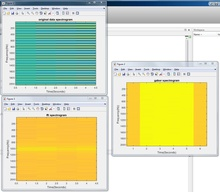
%> input picture ltfat-2.3.1-bin-win64/ltfat/mystuff/Test03(updated)spectogram.JPG, 220 x 192 px, shrunk from 1189 x 1039 before the run
$ octave --eval "result = ref_dcti_1(im2double(imread('../mystuff/Test03(updated)spectogram.JPG')));"   (GNU Octave 9; MATLAB toolbox functions it lacks are replaced by stand-ins)
%> lines starting %> are read from the running program, lines starting %| are printed output that depends on the picture; in (x1, y1, x2, y2) boxes, pixels count from 0 and x2, y2 are one past the last pixel; in counts of white or black regions, pixels touching at a corner belong together; the program's own positions count from 1
### MATLAB/ltfat-2.3.1-bin-win64/ltfat/comp/assert_sigreshape_pre.m
function [f,L,Ls,W,dim,permutedsize,order]=assert_sigreshape_pre(f,L,dim,callfun)
%ASSERT_SIGRESHAPE_PRE  Preprocess and handle dimension input.
%
%   Input parameters:
%      f            : signal, possibly ND-array
%      L            : L parameter
%      dim          : dim parameter
%      callfun      : Name of calling function
%   Output parameters:
%      f            : Input signal as matrix
%      L            : Verified L
%      Ls           : Length of signal along dimension to be processed
%      W            : Number of transforms to do.
%      dim          : Verified dim
%      permutedsize : pass to assert_sigreshape_post
%      order        : pass to assert_sigreshape_post
%
%   Url: http://ltfat.github.io/doc/comp/assert_sigreshape_pre.html

% Copyright (C) 2005-2016 Peter L. Soendergaard <peter@sonderport.dk>.
% This file is part of LTFAT version 2.3.1
%
% This program is free software: you can redistribute it and/or modify
% it under the terms of the GNU General Public License as published by
% the Free Software Foundation, either version 3 of the License, or
% (at your option) any later version.
%
% This program is distributed in the hope that it will be useful,
% but WITHOUT ANY WARRANTY; without even the implied warranty of
% MERCHANTABILITY or FITNESS FOR A PARTICULAR PURPOSE.  See the
% GNU General Public License for more details.
%
% You should have received a copy of the GNU General Public License
% along with this program.  If not, see <http://www.gnu.org/licenses/>.


if ~isnumeric(f)
  error('%s: The input must be numeric.',callfun);
end;

D=ndims(f);

% Dummy assignment.
order=1;

if isempty(dim)
  dim=1;

  if sum(size(f)>1)==1
    % We have a vector, find the dimension where it lives.
    dim=find(size(f)>1);
  end;

else
  if (numel(dim)~=1 || ~isnumeric(dim))
    error('%s: dim must be a scalar.',callfun);
  end;
  if rem(dim,1)~=0
    error('%s: dim must be an integer.',callfun);
  end;
  if (dim<1) || (dim>D)
    error('%s: dim must be in the range from 1 to %d.',callfun,D);
  end;

end;

if (numel(L)>1 || ~isnumeric(L))
  error('%s: L must be a scalar.',callfun);
end;
if (~isempty(L) && rem(L,1)~=0)
  error('%s: L must be an integer.',callfun);
end;


if dim>1
  order=[dim, 1:dim-1,dim+1:D];

  % Put the desired dimension first.
  f=permute(f,order);

end;

Ls=size(f,1);

% If L is empty it is set to be the length of the transform.
if isempty(L)
  L=Ls;
end;

% Remember the exact size for later and modify it for the new length
permutedsize=size(f);
permutedsize(1)=L;

% Reshape f to a matrix.
if ~isempty(f)
  f=reshape(f,size(f,1),numel(f)/size(f,1));
end;
W=size(f,2);

### MATLAB/ltfat-2.3.1-bin-win64/ltfat/fourier/dft.m
function f=dft(f,N,dim);
%DFT   Normalized Discrete Fourier Transform
%   Usage: f=dft(f);
%          f=dft(f,N,dim);
%
%   DFT computes a normalized or unitary discrete Fourier transform. The
%   unitary discrete Fourier transform is computed by
%
%                          L-1
%     c(k+1) = 1/sqrt(L) * sum f(l+1)*exp(-2*pi*i*k*l/L)
%                          l=0
%
%   for k=0,...,L-1.
%
%   The output of DFT is a scaled version of the output from fft. The
%   function takes exactly the same arguments as fft. See the help on fft
%   for a thorough description.
%
%   See also:  idft
%
%   Url: http://ltfat.github.io/doc/fourier/dft.html

% Copyright (C) 2005-2016 Peter L. Soendergaard <peter@sonderport.dk>.
% This file is part of LTFAT version 2.3.1
%
% This program is free software: you can redistribute it and/or modify
% it under the terms of the GNU General Public License as published by
% the Free Software Foundation, either version 3 of the License, or
% (at your option) any later version.
%
% This program is distributed in the hope that it will be useful,
% but WITHOUT ANY WARRANTY; without even the implied warranty of
% MERCHANTABILITY or FITNESS FOR A PARTICULAR PURPOSE.  See the
% GNU General Public License for more details.
%
% You should have received a copy of the GNU General Public License
% along with this program.  If not, see <http://www.gnu.org/licenses/>.

%   AUTHOR: Peter L. Søndergaard, Jordy van Velthoven
%   TESTING: TEST_DFT
%   REFERENCE: REF_DFT

complainif_argnonotinrange(nargin,1,3,mfilename);

if nargin<3
  dim=[];
end;

if nargin<2
  N=[];
end;

[f,N,Ls,W,dim,permutedsize,order]=assert_sigreshape_pre(f,N,dim,'DFT');

% Force FFT along dimension 1, since we have permuted the dimensions
% manually
f=fft(f,N,1)/sqrt(N);

f=assert_sigreshape_post(f,dim,permutedsize,order);

### ltfat-2.3.1-bin-win64/ltfat/comp/assert_sigreshape_post.m
function f=assert_sigreshape_post(f,dim,permutedsize,order)

% Restore the original, permuted shape.
%
%   Url: http://ltfat.github.io/doc/comp/assert_sigreshape_post.html

% Copyright (C) 2005-2016 Peter L. Soendergaard <peter@sonderport.dk>.
% This file is part of LTFAT version 2.3.1
%
% This program is free software: you can redistribute it and/or modify
% it under the terms of the GNU General Public License as published by
% the Free Software Foundation, either version 3 of the License, or
% (at your option) any later version.
%
% This program is distributed in the hope that it will be useful,
% but WITHOUT ANY WARRANTY; without even the implied warranty of
% MERCHANTABILITY or FITNESS FOR A PARTICULAR PURPOSE.  See the
% GNU General Public License for more details.
%
% You should have received a copy of the GNU General Public License
% along with this program.  If not, see <http://www.gnu.org/licenses/>.
f=reshape(f,permutedsize);

if dim>1
  % Undo the permutation.
  f=ipermute(f,order);
end;

### ltfat-2.3.1-bin-win64/ltfat/comp/complainif_argnonotinrange.m
function complainif_argnonotinrange(fnargin,limitlo,limithi,callfun)
% This is just a replacement for
% narginchk and nargchk
%
%   Url: http://ltfat.github.io/doc/comp/complainif_argnonotinrange.html

% Copyright (C) 2005-2016 Peter L. Soendergaard <peter@sonderport.dk>.
% This file is part of LTFAT version 2.3.1
%
% This program is free software: you can redistribute it and/or modify
% it under the terms of the GNU General Public License as published by
% the Free Software Foundation, either version 3 of the License, or
% (at your option) any later version.
%
% This program is distributed in the hope that it will be useful,
% but WITHOUT ANY WARRANTY; without even the implied warranty of
% MERCHANTABILITY or FITNESS FOR A PARTICULAR PURPOSE.  See the
% GNU General Public License for more details.
%
% You should have received a copy of the GNU General Public License
% along with this program.  If not, see <http://www.gnu.org/licenses/>.

if nargin<3
    callfun = mfilename;
end

if fnargin<limitlo || fnargin>limithi
   error('%s: Number of arguments is not in the range [%d,%d].',upper(callfun),limitlo,limithi);
end

### ltfat-2.3.1-bin-win64/ltfat/reference/ref_dcti_1.m
function c=ref_dcti_1(f)
%REF_DCTI_1  Reference Discrete Consine Transform type I
%   Usage:  c=ref_dcti_1(f);
%
%
%
%   Url: http://ltfat.github.io/doc/reference/ref_dcti_1.html

% Copyright (C) 2005-2016 Peter L. Soendergaard <peter@sonderport.dk>.
% This file is part of LTFAT version 2.3.1
%
% This program is free software: you can redistribute it and/or modify
% it under the terms of the GNU General Public License as published by
% the Free Software Foundation, either version 3 of the License, or
% (at your option) any later version.
%
% This program is distributed in the hope that it will be useful,
% but WITHOUT ANY WARRANTY; without even the implied warranty of
% MERCHANTABILITY or FITNESS FOR A PARTICULAR PURPOSE.  See the
% GNU General Public License for more details.
%
% You should have received a copy of the GNU General Public License
% along with this program.  If not, see <http://www.gnu.org/licenses/>.

L=size(f,1);
W=size(f,2);

if L==1
  c=f;
  return;
end;

R=1/sqrt(2)*[eye(L);...
	     [zeros(L-2,1),flipud(eye(L-2)),zeros(L-2,1)]];

R(1,1)=1;
R(L,L)=1;

c=R'*dft(R*f);
%> in ref_dcti_1, `R(1,1)=1;`:
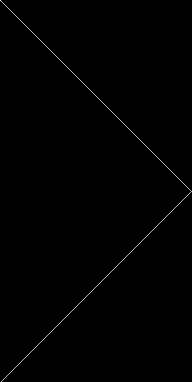
%> R: size 382x192 double; min 0, max 1, mean 0.00369
%> in ref_dcti_1, `R(L,L)=1;`: R: size 382x192 double; under 0.01% of pixels changed, all inside (x1, y1, x2, y2) = (191, 191, 192, 192)
%> in assert_sigreshape_pre, `f=reshape(f,size(f,1),numel(f)/size(f,1));`:
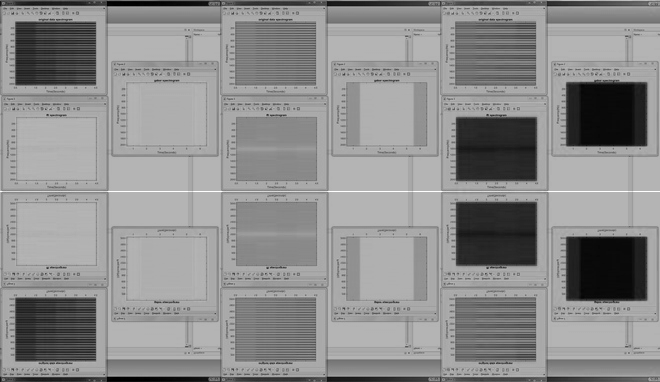
%> f: size 382x660 double; min 0, max 1, mean 0.555
%> in dft, `[f,N,Ls,W,dim,permutedsize,order]=assert_sigreshape_pre(f,N,dim,'DFT');`: N = 382; W = 660; dim = 1; permutedsize = [382 660]; order = 1
%> in ref_dcti_1, `c=R'*dft(R*f);`:
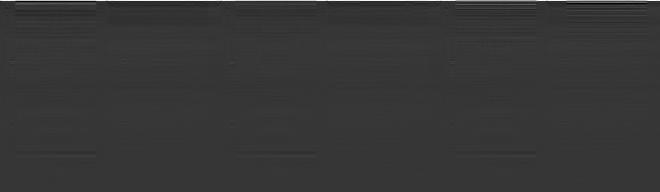
%> c: size 192x660 double; min -3.6, max 13.3, mean 0.0545; drawn with min black and max white

$ run again, on ltfat-2.3.1-bin-win64/ltfat/mystuff/Test03(updated1)spectogram.JPG
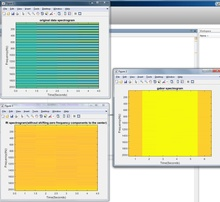
%> input picture ltfat-2.3.1-bin-win64/ltfat/mystuff/Test03(updated1)spectogram.JPG, 220 x 202 px, shrunk from 1151 x 1055 before the run
%> in ref_dcti_1, `R(1,1)=1;`:
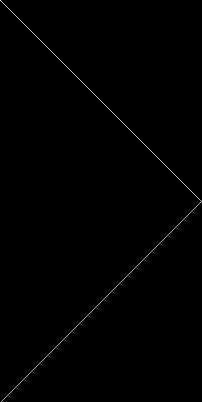
%> R: size 402x202 double; min 0, max 1, mean 0.0035
%> in assert_sigreshape_pre, `f=reshape(f,size(f,1),numel(f)/size(f,1));`:
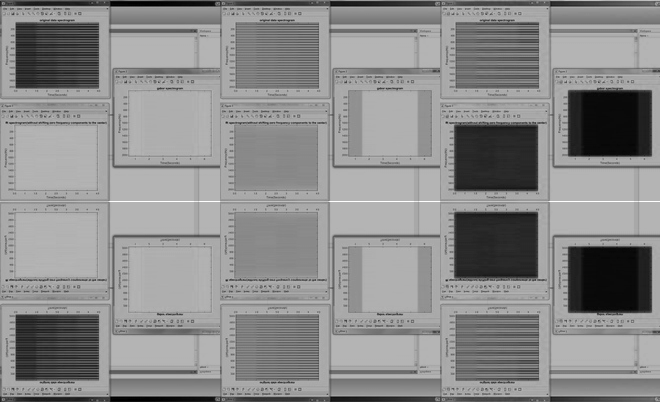
%> f: size 402x660 double; min 0, max 1, mean 0.547
%> in dft, `[f,N,Ls,W,dim,permutedsize,order]=assert_sigreshape_pre(f,N,dim,'DFT');`: N = 402; W = 660; dim = 1; permutedsize = [402 660]; order = 1

$ run again, on ltfat-2.3.1-bin-win64/ltfat/mystuff/Test03(updated2)spectogram.JPG
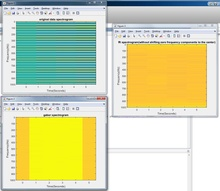
%> input picture ltfat-2.3.1-bin-win64/ltfat/mystuff/Test03(updated2)spectogram.JPG, 220 x 191 px, shrunk from 1200 x 1044 before the run
%> in assert_sigreshape_pre, `f=reshape(f,size(f,1),numel(f)/size(f,1));`:
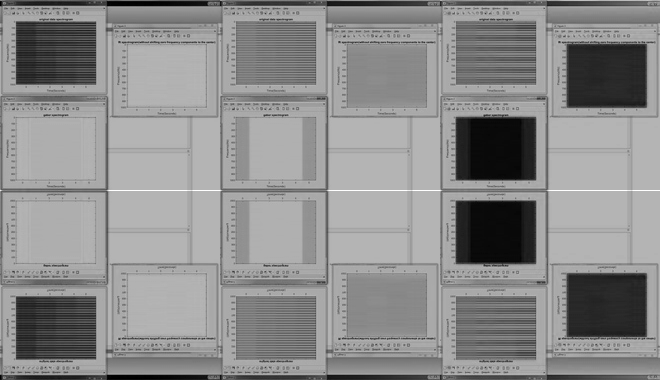
%> f: size 380x660 double; min 0, max 1, mean 0.551
%> in dft, `[f,N,Ls,W,dim,permutedsize,order]=assert_sigreshape_pre(f,N,dim,'DFT');`: N = 380; W = 660; dim = 1; permutedsize = [380 660]; order = 1
%> in ref_dcti_1, `c=R'*dft(R*f);`:
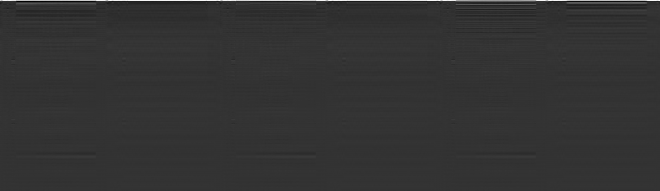
%> c: size 191x660 double; min -3.32, max 13.33, mean 0.0547; drawn with min black and max white

$ run again, on ltfat-2.3.1-bin-win64/ltfat/mystuff/Test01spectrogram.PNG
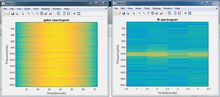
%> input picture ltfat-2.3.1-bin-win64/ltfat/mystuff/Test01spectrogram.PNG, 220 x 97 px, shrunk from 1168 x 517 before the run
%> in assert_sigreshape_pre, `f=reshape(f,size(f,1),numel(f)/size(f,1));`:
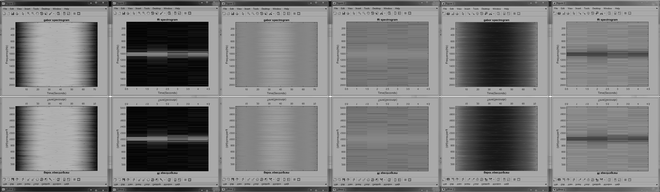
%> f: size 192x660 double; min 0, max 1, mean 0.492
%> in dft, `[f,N,Ls,W,dim,permutedsize,order]=assert_sigreshape_pre(f,N,dim,'DFT');`: N = 192; W = 660; dim = 1; permutedsize = [192 660]; order = 1
%> in ref_dcti_1, `c=R'*dft(R*f);`:
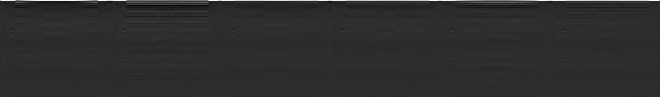
%> c: size 97x660 double; min -1.96, max 9.23, mean 0.0723; drawn with min black and max white
